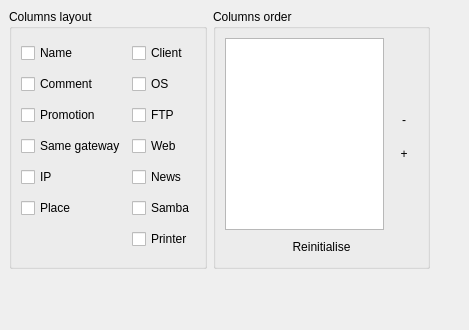
<ui version="4.0" >
 <author></author>
 <comment></comment>
 <exportmacro></exportmacro>
 <class>RzxRezalViewProp</class>
 <widget class="QWidget" name="RzxRezalViewProp" >
  <property name="geometry" >
   <rect>
    <x>0</x>
    <y>0</y>
    <width>469</width>
    <height>330</height>
   </rect>
  </property>
  <property name="windowTitle" >
   <string>Form</string>
  </property>
  <layout class="QGridLayout" >
   <property name="margin" >
    <number>9</number>
   </property>
   <property name="spacing" >
    <number>6</number>
   </property>
   <item row="0" column="2" >
    <spacer>
     <property name="orientation" >
      <enum>Qt::Horizontal</enum>
     </property>
     <property name="sizeHint" >
      <size>
       <width>40</width>
       <height>20</height>
      </size>
     </property>
    </spacer>
   </item>
   <item row="0" column="1" >
    <widget class="QGroupBox" name="grpOrder" >
     <property name="title" >
      <string>Columns order</string>
     </property>
     <layout class="QGridLayout" >
      <property name="margin" >
       <number>9</number>
      </property>
      <property name="spacing" >
       <number>6</number>
      </property>
      <item row="3" column="1" >
       <spacer>
        <property name="orientation" >
         <enum>Qt::Vertical</enum>
        </property>
        <property name="sizeHint" >
         <size>
          <width>20</width>
          <height>40</height>
         </size>
        </property>
       </spacer>
      </item>
      <item row="0" column="1" >
       <spacer>
        <property name="orientation" >
         <enum>Qt::Vertical</enum>
        </property>
        <property name="sizeHint" >
         <size>
          <width>20</width>
          <height>40</height>
         </size>
        </property>
       </spacer>
      </item>
      <item rowspan="4" row="0" column="0" >
       <widget class="QListWidget" name="lstColumns" >
        <property name="maximumSize" >
         <size>
          <width>170</width>
          <height>16777215</height>
         </size>
        </property>
       </widget>
      </item>
      <item row="4" column="0" colspan="2" >
       <widget class="QToolButton" name="btnInit" >
        <property name="sizePolicy" >
         <sizepolicy>
          <hsizetype>5</hsizetype>
          <vsizetype>0</vsizetype>
          <horstretch>0</horstretch>
          <verstretch>0</verstretch>
         </sizepolicy>
        </property>
        <property name="text" >
         <string>Reinitialise</string>
        </property>
        <property name="autoRaise" >
         <bool>true</bool>
        </property>
       </widget>
      </item>
      <item row="1" column="1" >
       <widget class="QToolButton" name="btnMoveUp" >
        <property name="minimumSize" >
         <size>
          <width>28</width>
          <height>28</height>
         </size>
        </property>
        <property name="maximumSize" >
         <size>
          <width>28</width>
          <height>28</height>
         </size>
        </property>
        <property name="text" >
         <string>-</string>
        </property>
        <property name="autoRaise" >
         <bool>true</bool>
        </property>
       </widget>
      </item>
      <item row="2" column="1" >
       <widget class="QToolButton" name="btnMoveDown" >
        <property name="minimumSize" >
         <size>
          <width>28</width>
          <height>28</height>
         </size>
        </property>
        <property name="maximumSize" >
         <size>
          <width>28</width>
          <height>28</height>
         </size>
        </property>
        <property name="text" >
         <string>+</string>
        </property>
        <property name="autoRaise" >
         <bool>true</bool>
        </property>
       </widget>
      </item>
     </layout>
    </widget>
   </item>
   <item row="1" column="1" >
    <spacer>
     <property name="orientation" >
      <enum>Qt::Vertical</enum>
     </property>
     <property name="sizeHint" >
      <size>
       <width>20</width>
       <height>40</height>
      </size>
     </property>
    </spacer>
   </item>
   <item row="0" column="0" >
    <widget class="QGroupBox" name="grpColumn" >
     <property name="whatsThis" >
      <string>&lt;h3>Columns layout&lt;/h3>&lt;p>Choose the columns you want to see...&lt;/p></string>
     </property>
     <property name="title" >
      <string>Columns layout</string>
     </property>
     <layout class="QGridLayout" >
      <property name="margin" >
       <number>9</number>
      </property>
      <property name="spacing" >
       <number>6</number>
      </property>
      <item row="0" column="0" >
       <widget class="QCheckBox" name="cbcNom" >
        <property name="text" >
         <string>Name</string>
        </property>
       </widget>
      </item>
      <item row="2" column="1" >
       <widget class="QCheckBox" name="cbcFTP" >
        <property name="text" >
         <string>FTP</string>
        </property>
       </widget>
      </item>
      <item row="1" column="1" >
       <widget class="QCheckBox" name="cbcOS" >
        <property name="text" >
         <string>OS</string>
        </property>
       </widget>
      </item>
      <item row="0" column="1" >
       <widget class="QCheckBox" name="cbcClient" >
        <property name="text" >
         <string>Client</string>
        </property>
       </widget>
      </item>
      <item row="3" column="1" >
       <widget class="QCheckBox" name="cbcHTTP" >
        <property name="text" >
         <string>Web</string>
        </property>
       </widget>
      </item>
      <item row="1" column="0" >
       <widget class="QCheckBox" name="cbcRemarque" >
        <property name="text" >
         <string>Comment</string>
        </property>
       </widget>
      </item>
      <item row="2" column="0" >
       <widget class="QCheckBox" name="cbcPromo" >
        <property name="text" >
         <string>Promotion</string>
        </property>
       </widget>
      </item>
      <item row="3" column="0" >
       <widget class="QCheckBox" name="cbcGateway" >
        <property name="text" >
         <string>Same gateway</string>
        </property>
       </widget>
      </item>
      <item row="4" column="0" >
       <widget class="QCheckBox" name="cbcIP" >
        <property name="text" >
         <string>IP</string>
        </property>
       </widget>
      </item>
      <item row="5" column="0" >
       <widget class="QCheckBox" name="cbcResal" >
        <property name="text" >
         <string>Place</string>
        </property>
       </widget>
      </item>
      <item row="4" column="1" >
       <widget class="QCheckBox" name="cbcNews" >
        <property name="text" >
         <string>News</string>
        </property>
       </widget>
      </item>
      <item row="5" column="1" >
       <widget class="QCheckBox" name="cbcSamba" >
        <property name="text" >
         <string>Samba</string>
        </property>
       </widget>
      </item>
      <item row="6" column="1" >
       <widget class="QCheckBox" name="cbcPrinter" >
        <property name="text" >
         <string>Printer</string>
        </property>
       </widget>
      </item>
     </layout>
    </widget>
   </item>
  </layout>
 </widget>
 <pixmapfunction></pixmapfunction>
 <resources/>
 <connections/>
</ui>
